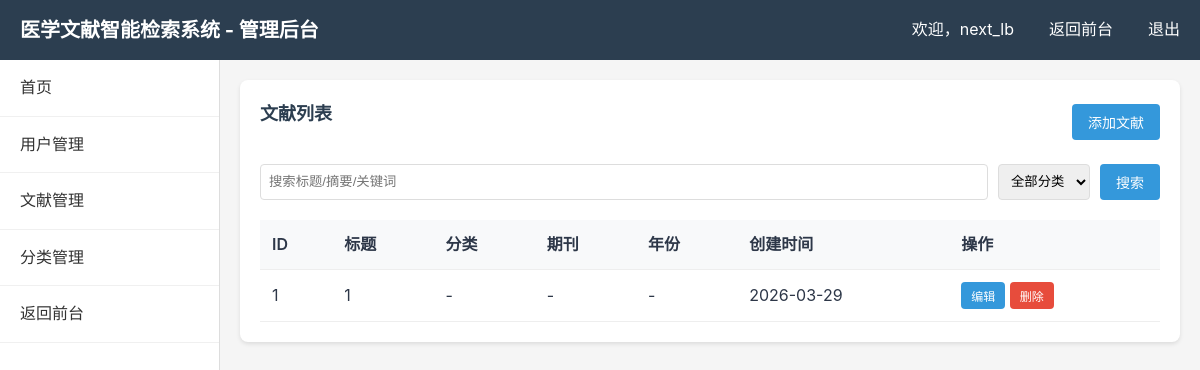
Page /manager/literatures/ (signed in) on the committed database.
### literature/models.py (models this page shows, shortened)
class Literature(models.Model):
    pmid = models.CharField('PMID', max_length=20, blank=True, unique=True)
    title = models.CharField('标题', max_length=500)
    abstract = models.TextField('摘要', blank=True)
    keywords = models.CharField('关键词', max_length=500, blank=True)
    authors = models.TextField('作者', blank=True)
    journal = models.CharField('期刊', max_length=200, blank=True)
    publish_year = models.IntegerField('发表年份', null=True, blank=True)
    doi = models.CharField('DOI', max_length=100, blank=True)
    language = models.CharField('语言', max_length=20, default='zh')
    category = models.ForeignKey(
        LiteratureCategory,
        on_delete=models.SET_NULL,
        null=True,
        blank=True,
        related_name='literatures',
        verbose_name='分类'
    )
    text_vector = models.TextField('文本向量', blank=True)
    text_length = models.IntegerField('文本长度', default=0)
    created_at = models.DateTimeField('创建时间', auto_now_add=True)
    updated_at = models.DateTimeField('更新时间', auto_now=True)
    class Meta:
        verbose_name = '医学文献'
        verbose_name_plural = '医学文献'
        ordering = ['-created_at']

### literature/views.py (the view)
# urls.py: path('manager/literatures/', views.admin_literatures, name='admin_literatures'),
@login_required
def admin_literatures(request):
    if not is_admin(request.user):
        return HttpResponseForbidden('权限不足')
    categories = LiteratureCategory.objects.all()
    category_id = request.GET.get('category')
    query = request.GET.get('q', '').strip()
    page = int(request.GET.get('page', 1))
    page_size = 20
    literatures = Literature.objects.select_related('category').order_by('-created_at')
    if category_id:
        literatures = literatures.filter(category_id=category_id)
    if query:
        literatures = literatures.filter(
            Q(title__icontains=query) | Q(abstract__icontains=query) | Q(keywords__icontains=query)
        )
    paginator = Paginator(literatures, page_size)
    page_obj = paginator.get_page(page)
    context = {
        'literatures': page_obj.object_list,
        'page_obj': page_obj,
        'categories': categories,
        'current_category': int(category_id) if category_id else None,
        'query': query,
        'current_page': page,
        'total_pages': paginator.num_pages,
    }
    return render(request, 'literature/admin/literatures.html', context)

### literature/views.py (called while the page is built)
def is_admin(user):
    if user.is_superuser:
        return True
    try:
        return user.profile.role == 'admin'
    except:
        return False

### templates/literature/admin/literatures.html (shortened to what this page needs)
{% extends 'literature/admin/base.html' %}
{% block admin_content %}
<div class="admin-card">
    <div style="display: flex; justify-content: space-between; align-items: center; margin-bottom: 20px;">
        <h2>文献列表</h2>
        <button class="btn btn-primary" onclick="location.href='/manager/literatures/create/'">添加文献</button>
    </div>
    <form method="get" style="margin-bottom: 20px; display: flex; gap: 10px;">
        <input type="text" name="q" value="{{ query }}" placeholder="搜索标题/摘要/关键词" style="flex: 1; padding: 8px; border: 1px solid #ddd; border-radius: 4px;">
        <select name="category" style="padding: 8px; border: 1px solid #ddd; border-radius: 4px;">
            <option value="">全部分类</option>
        </select>
        <button type="submit" class="btn btn-primary">搜索</button>
    </form>
    <table>
        <thead>
            <tr>
                <th>ID</th>
                <th>标题</th>
                <th>分类</th>
                <th>期刊</th>
                <th>年份</th>
                <th>创建时间</th>
                <th>操作</th>
            </tr>
        </thead>
        <tbody>
            {% for lit in literatures %}
            <tr>
                <td>{{ lit.id }}</td>
                <td>{{ lit.title|truncatechars:50 }}</td>
                <td>{{ lit.category.name|default:"-" }}</td>
                <td>{{ lit.journal|default:"-" }}</td>
                <td>{{ lit.publish_year|default:"-" }}</td>
                <td>{{ lit.created_at|date:"Y-m-d" }}</td>
                <td>
                    <button class="btn btn-primary btn-sm" onclick="location.href='/manager/literatures/{{ lit.id }}/edit/'">编辑</button>
                    <button class="btn btn-danger btn-sm" onclick="deleteLiterature({{ lit.id }}, '{{ lit.title|escapejs }}')">删除</button>
                </td>
            </tr>
            {% empty %}
            <tr>
                <td colspan="7" class="empty-state">暂无文献</td>
            </tr>
            {% endfor %}
        </tbody>
    </table>
</div>
{% endblock %}

### templates/literature/admin/base.html (shortened to what this page needs)
<!DOCTYPE html>
<html lang="zh-CN">
<head>
    <link rel="stylesheet" href="/static/css/style.css">
</head>
<body>
    <header class="admin-header">
        <h1>医学文献智能检索系统 - 管理后台</h1>
        <div class="user-info">
            <span>欢迎，{{ user.username }}</span>
            <a href="/">返回前台</a>
            <a href="/logout/">退出</a>
        </div>
    </header>
    <div class="admin-container">
        <aside class="admin-sidebar">
            <ul>
                <li><a href="/manager/">首页</a></li>
                <li><a href="/manager/users/">用户管理</a></li>
                <li><a href="/manager/literatures/">文献管理</a></li>
                <li><a href="/manager/categories/">分类管理</a></li>
                <li><a href="/literatures/">返回前台</a></li>
            </ul>
        </aside>
        <main class="admin-content">
            {% block admin_content %}{% endblock %}
        </main>
    </div>
</body>
</html>

### static/css/style.css (style rules this page uses)
* { margin: 0; padding: 0; box-sizing: border-box; }
:root { --primary-color: #2c5282; --secondary-color: #4299e1; --accent-color: #48bb78; --bg-color: #f7fafc; --text-color: #2d3748; --border-color: #e2e8f0; }
body { font-family: -apple-system, BlinkMacSystemFont, "Segoe UI", Roboto, "Helvetica Neue", Arial, sans-serif; line-height: 1.6; color: var(--text-color); background-color: var(--bg-color); }
.btn { display: inline-block; padding: 0.5rem 1rem; background-color: var(--primary-color); color: white; text-decoration: none; border-radius: 4px; }
h2 { color: var(--primary-color); margin-bottom: 1rem; }
.btn-primary { padding: 0.75rem 2rem; background-color: var(--primary-color); color: white; border: none; border-radius: 4px; cursor: pointer; font-size: 1rem; transition: background-color 0.3s; }

### templates/literature/admin/base.html (style rules this page uses)
* { margin: 0; padding: 0; box-sizing: border-box; }
body { font-family: -apple-system, BlinkMacSystemFont, 'Segoe UI', Roboto, sans-serif; background: #f5f5f5; }
.admin-header { background: #2c3e50; color: white; padding: 0 20px; height: 60px; display: flex; align-items: center; justify-content: space-between; }
.admin-header h1 { font-size: 20px; }
.admin-header a { color: white; text-decoration: none; margin-left: 20px; }
.admin-header .user-info { display: flex; align-items: center; gap: 15px; }
.admin-container { display: flex; min-height: calc(100vh - 60px); }
.admin-sidebar { width: 220px; background: white; border-right: 1px solid #ddd; }
.admin-sidebar ul { list-style: none; }
.admin-sidebar li a { display: block; padding: 15px 20px; color: #333; text-decoration: none; border-bottom: 1px solid #f0f0f0; }
.admin-content { flex: 1; padding: 20px; }
.admin-card { background: white; border-radius: 8px; padding: 20px; margin-bottom: 20px; box-shadow: 0 2px 4px rgba(0,0,0,0.1); }
.admin-card h2 { font-size: 18px; margin-bottom: 15px; color: #2c3e50; }
table { width: 100%; border-collapse: collapse; }
table th, table td { padding: 12px; text-align: left; border-bottom: 1px solid #eee; }
table th { background: #f8f9fa; font-weight: 600; }
.btn { padding: 8px 16px; border: none; border-radius: 4px; cursor: pointer; font-size: 14px; }
.btn-primary { background: #3498db; color: white; }
.btn-danger { background: #e74c3c; color: white; }
.btn-sm { padding: 5px 10px; font-size: 12px; }

### rows in the picture
Literature: id "1", title "1", category.name "-", journal "-", publish_year "-", created_at "2026-03-29"

### other values in the picture
{{ user.username }} "next_lb"
